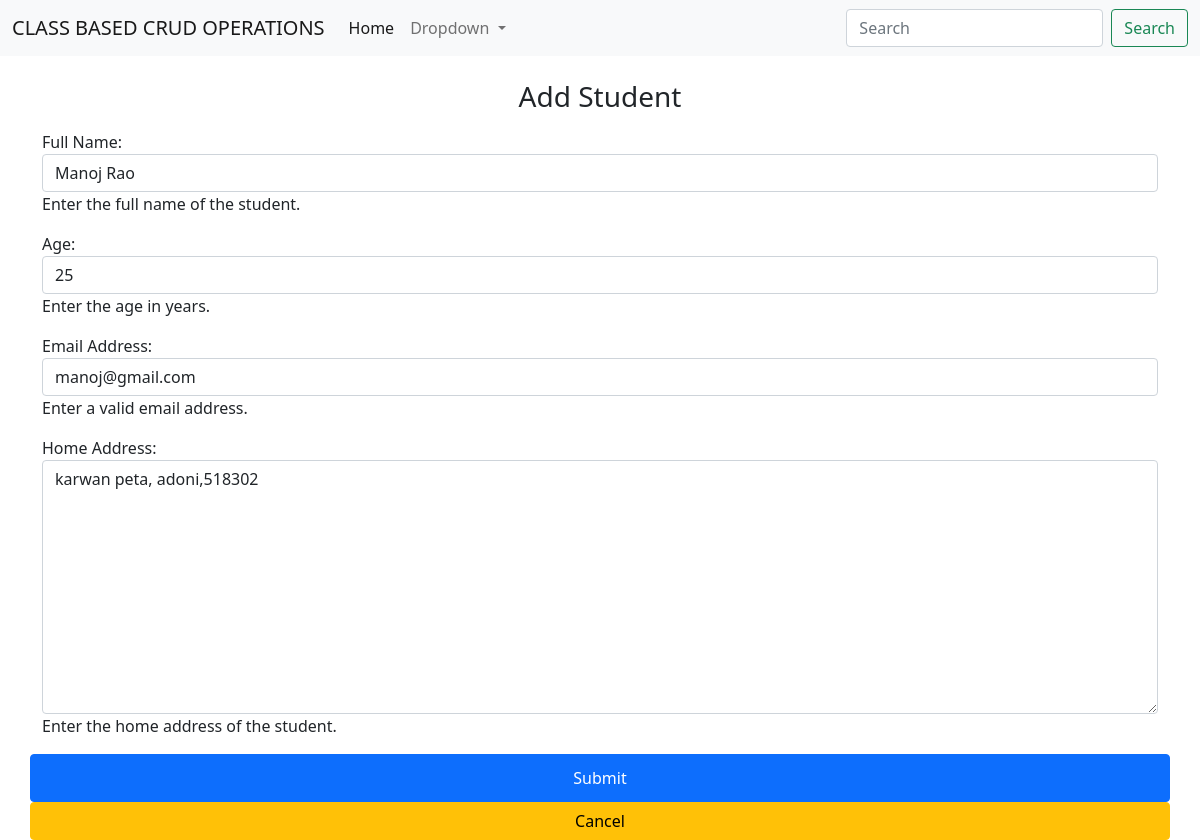
The app's page /student/2/update/ with its own data.
### cb_app/models.py (models this page shows, shortened)
class Student(models.Model):
    name = models.CharField(max_length=100)
    age = models.IntegerField()
    email = models.EmailField()
    address = models.TextField()
    created_at = models.DateTimeField(auto_now_add=True)
    updated_at = models.DateTimeField(auto_now=True)

### cb_app/views.py (the view)
# urls.py: path('student/<int:student_id>/update/', views.student_update, name='student_update'),
def student_update(request,student_id):
    student = Student.objects.get(id=student_id)
    form = StudentForm(instance=student)
    if request.method == 'POST':
        form = StudentForm(request.POST, instance = student)
        if form.is_valid():
            form.save()
            return redirect('index')
    context = {
        'form': form,
        'student': student
    }
    return render(request, 'cb_app/student_create.html', context)

### cb_app/forms.py
class StudentForm(forms.ModelForm):
    class Meta:
        model = Student
        fields = ['name', 'age', 'email', 'address']
        widgets = {
            'name': forms.TextInput(attrs={'class': 'form-control'}),
            'age': forms.NumberInput(attrs={'class': 'form-control'}),
            'email': forms.EmailInput(attrs={'class': 'form-control'}),
            'address': forms.Textarea(attrs={'class': 'form-control'}),
        }
        labels = {
            'name': 'Full Name',
            'age': 'Age',
            'email': 'Email Address',
            'address': 'Home Address',
        }
        help_texts = {
            'name': 'Enter the full name of the student.',
            'age': 'Enter the age in years.',
            'email': 'Enter a valid email address.',
            'address': 'Enter the home address of the student.',
        }

### cb_app/templates/cb_app/student_create.html (shortened to what this page needs)
{% extends 'base.html' %}
{% block content %}
<div class="container mt-4">
    <h3 class="mb-3 text-center"> Add Student </h3>
    {% if form %}
    <form method="post">
        {{ form.as_p }}
        <div class="row">
      <button type="submit" class="btn btn-primary">Submit</button>
      <br><br>
      <a href="{% url 'index' %}" class="btn btn-warning">Cancel</a>
  </div>
      </form>
    {% endif %}
</div>
{% endblock %}

### records on screen
Student: name "Manoj Rao", age "25", email "manoj@gmail.com", address "karwan peta, adoni,518302"
